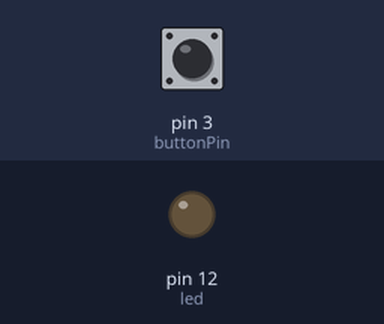
Bench run of a sketch on a simulated Arduino Uno, built with avr-gcc and run on an emulated ATmega328P. Parts: output pins drawn as LEDs (lit = HIGH). The test bench sets the inputs (shaded band); at power-on: pin 3 (buttonPin) HIGH. What the sketch prints to the serial monitor is not drawn.

Above: at 1.2 s.
1.3 s: pin 3 (buttonPin) pulled LOW for 0.15 s
At 1.37 s:
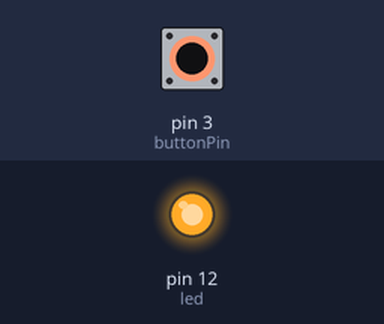
2.9 s: pin 3 (buttonPin) pulled LOW for 3.2 s
At 7.0 s:
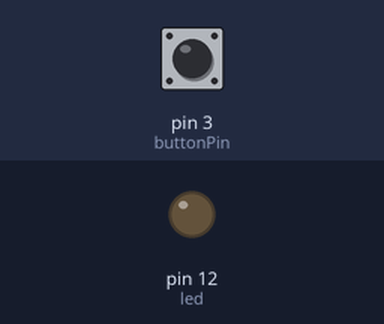
Timing chart, 0 to 8.5 s (numbered marks = the images above; inputs shaded):
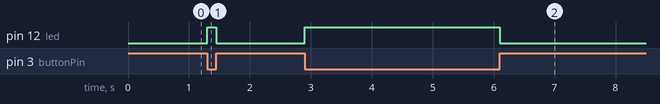

Measured:
- after the input at 1.3 s, pin 12 (led): LOW → HIGH at once, → LOW 0.15 s later
- after the input at 2.9 s, pin 12 (led): LOW → HIGH at once, → LOW 3.2 s later

The sketch:

8.Push_button_with_Pull_up_resistor.ino
```cpp
int buttonPin = 3; // set the buttonPin as 3
int led = 12; // set the led pin as digital pin 12
int buttonState = 0;
void setup()
{
pinMode(buttonPin,INPUT);
pinMode(led,OUTPUT);
Serial.begin(9600);
}
void loop(){
//read the state of digital pin 3 and save it to the variable buttonState
buttonState = digitalRead(buttonPin);
if (buttonState == LOW) // if buttonstate is low
{
digitalWrite(led,HIGH); // LED glows
Serial.println(buttonState); // print the buttonstate value in serial monitor
}
else
{
digitalWrite(led,LOW); // LED off
Serial.println(buttonState); // print the buttonstate value in Serial monitor
}
}
```
